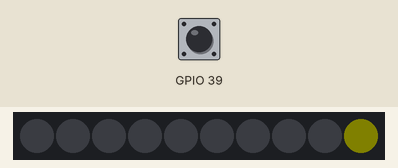
Bench run of a program on a simulated ESP32 board running MicroPython. Shown: 10 RGB LEDs in strip order, left to right. The test bench sets the inputs (shaded band). Dim RGB values are drawn brighter than linear; random numbers come from a fixed seed.

Above: at 1.2 s.
1.3 s: button A pressed for 0.15 s
At 2.3 s:
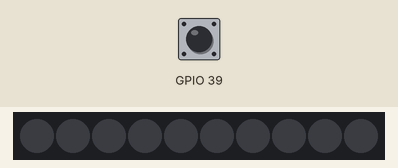
4.4 s: button A pressed for 1 s
At 7.0 s:
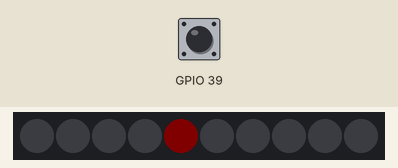
8.4 s: button A pressed for 3.2 s
At 11.1 s:
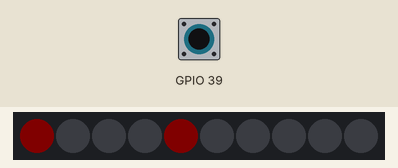
13.1 s: button A pressed for 0.15 s
At 13.7 s:
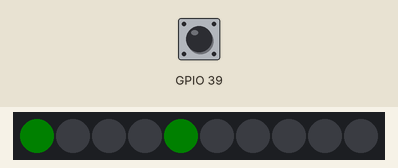
Timing chart, 0 to 16.1 s (numbered marks = the images above; inputs shaded):
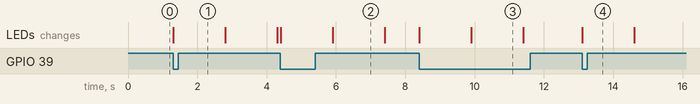

The program:

dice2.py
```python
from m5stack import *
from m5ui import *
from uiflow import *
import time

rgb.set_screen([0,0,0,0,0,0,0,0,0,0,0,0,0,0,0,0,0,0,0,0,0,0,0,0,0])


face = None


import random


# Describe this function...
def lancio2():
  global face
  face = random.randint(1, 6)
  if face == 6:
    rgb.set_screen([0xff0000,0,0xff0000,0,0xff0000,0,0,0,0,0,0,0,0,0,0,0,0,0,0,0,0xff0000,0,0xff0000,0,0xff0000])
  if face == 5:
    rgb.set_screen([0xff0000,0,0,0,0xff0000,0,0,0,0,0,0,0,0xff0000,0,0,0,0,0,0,0,0xff0000,0,0,0,0xff0000])
  if face == 4:
    rgb.set_screen([0xff0000,0,0,0,0xff0000,0,0,0,0,0,0,0,0,0,0,0,0,0,0,0,0xff0000,0,0,0,0xff0000])
  if face == 3:
    rgb.set_screen([0,0,0,0,0xff0000,0,0,0,0,0,0,0,0xff0000,0,0,0,0,0,0,0,0xff0000,0,0,0,0])
  if face == 2:
    rgb.set_screen([0,0,0,0,0,0,0,0,0,0,0xff0000,0,0,0,0xff0000,0,0,0,0,0,0,0,0,0,0])
  if face == 1:
    rgb.set_screen([0,0,0,0,0,0,0,0,0,0,0,0,0xff0000,0,0,0,0,0,0,0,0,0,0,0,0])
  wait(0.5)

# Describe this function...
def lancio():
  global face
  face = random.randint(1, 6)
  if face == 6:
    rgb.set_screen([0x00ff00,0,0x00ff00,0,0x00ff00,0,0,0,0,0,0,0,0,0,0,0,0,0,0,0,0x00ff00,0,0x00ff00,0,0x00ff00])
  if face == 5:
    rgb.set_screen([0x00ff00,0,0,0,0x00ff00,0,0,0,0,0,0,0,0x00ff00,0,0,0,0,0,0,0,0x00ff00,0,0,0,0x00ff00])
  if face == 4:
    rgb.set_screen([0x00ff00,0,0,0,0x00ff00,0,0,0,0,0,0,0,0,0,0,0,0,0,0,0,0x00ff00,0,0,0,0x00ff00])
  if face == 3:
    rgb.set_screen([0,0,0,0,0x00ff00,0,0,0,0,0,0,0,0x00ff00,0,0,0,0,0,0,0,0x00ff00,0,0,0,0])
  if face == 2:
    rgb.set_screen([0,0,0,0,0,0,0,0,0,0,0x00ff00,0,0,0,0x00ff00,0,0,0,0,0,0,0,0,0,0])
  if face == 1:
    rgb.set_screen([0,0,0,0,0,0,0,0,0,0,0,0,0x00ff00,0,0,0,0,0,0,0,0,0,0,0,0])
  wait(0.5)


def buttonA_wasPressed():
  global face
  lancio()
  wait(1)
  lancio2()
  wait(1)
  rgb.set_screen([0,0,0,0,0,0,0,0,0,0xffff00,0,0,0,0xffff00,0,0xffff00,0,0xffff00,0,0,0,0xffff00,0,0,0])
  pass
btnA.wasPressed(buttonA_wasPressed)


rgb.setBrightness(2)
rgb.set_screen([0,0,0,0,0,0,0,0,0,0xffff00,0,0,0,0xffff00,0,0xffff00,0,0xffff00,0,0,0,0xffff00,0,0,0])
```

Measured:
- after the input at 1.3 s, the LEDs: change at once (image 1)
- after the input at 4.4 s, the LEDs: first change at once (image 2 shows a later state)
- after the input at 8.4 s, the LEDs: first change at once (image 3 shows a later state)
- after the input at 13.1 s, the LEDs: change at once (image 4)
- what the display in image 2 shows lasts 1.5 s, from 5.9 s to 7.4 s
